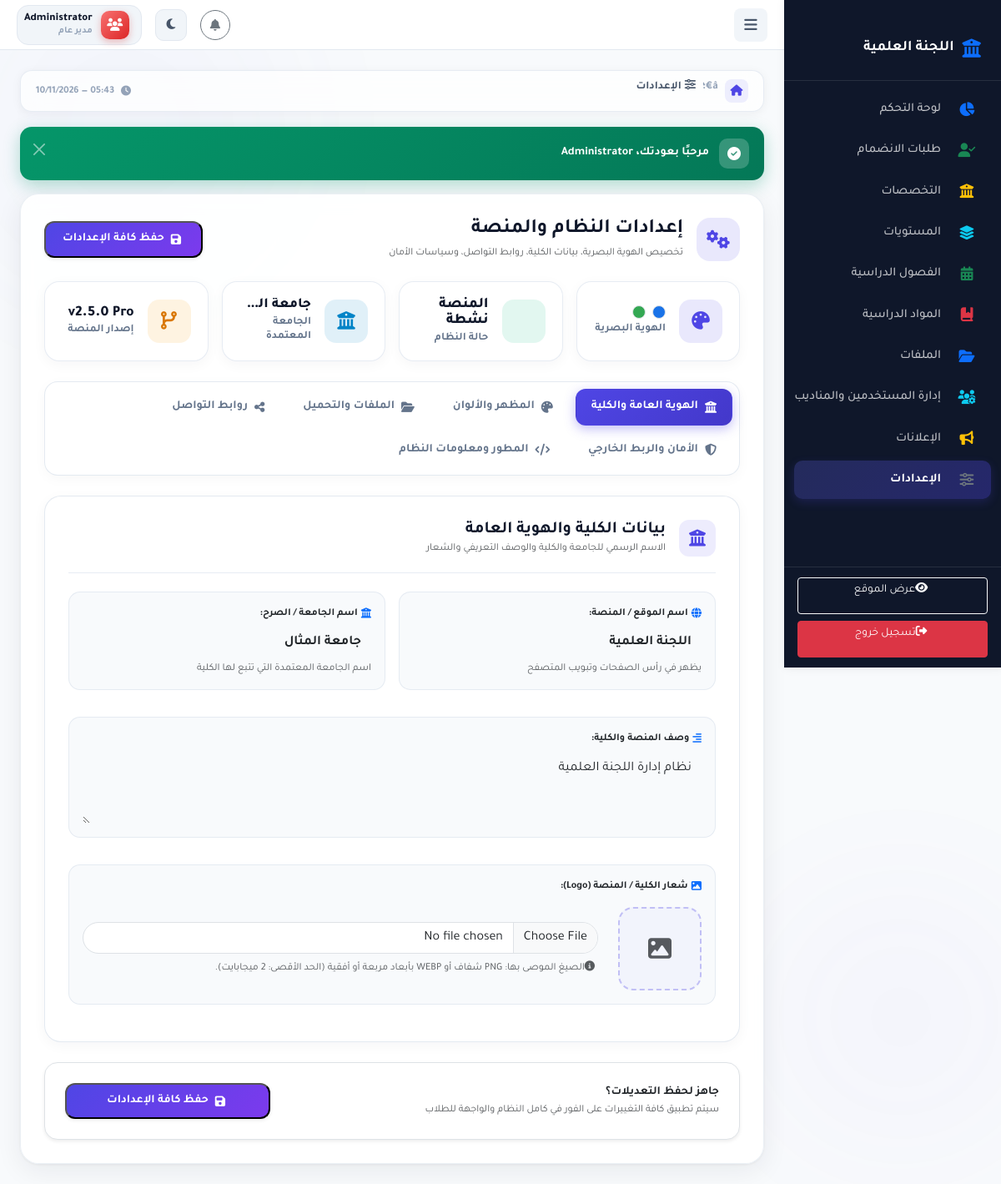
The app's page /admin/settings (signed in) with its own data.
### tables this page shows
CREATE TABLE IF NOT EXISTS settings (
    id INT PRIMARY KEY AUTO_INCREMENT,
    setting_key VARCHAR(100) UNIQUE NOT NULL,
    setting_value TEXT,
    setting_type ENUM('text', 'textarea', 'image', 'color', 'url') DEFAULT 'text',
    setting_group VARCHAR(50) DEFAULT 'general',
    is_public BOOLEAN DEFAULT FALSE,
    created_at TIMESTAMP DEFAULT CURRENT_TIMESTAMP,
    updated_at TIMESTAMP DEFAULT CURRENT_TIMESTAMP ON UPDATE CURRENT_TIMESTAMP,
    INDEX idx_key (setting_key)
);

### app/Views/admin/settings/index.php (the view, shortened to what the rows shown need)
<?php
$flatSettings = [];
foreach ($settings as $group => $items) {
    foreach ($items as $s) {
        $flatSettings[$s->setting_key] = $s;
    }
}
$univName        = $flatSettings['university_name']->setting_value ?? 'جامعة صنعاء';
$primaryColor    = $flatSettings['primary_color']->setting_value ?? '#4f46e5';
$secondaryColor  = $flatSettings['secondary_color']->setting_value ?? '#06b6d4';
$maintenanceMode = (bool)($flatSettings['maintenance_mode']->setting_value ?? 0);
?>
<div class="d-flex align-items-center justify-content-between flex-wrap gap-3 mb-4">
    <div class="d-flex align-items-center gap-3">
        <div class="majors-stat-icon icon-primary" style="width: 52px; height: 52px; border-radius: 16px; font-size: 1.4rem;">
            <i class="fas fa-sliders-h"></i>
        </div>
        <div>
            <h4 class="fw-bold mb-1" style="color:var(--dark);">إعدادات النظام والمنصة</h4>
            <p class="text-muted small mb-0">تخصيص الهوية البصرية، بيانات الكلية، روابط التواصل، وسياسات الأمان</p>
        </div>
    </div>
    <div class="d-flex align-items-center gap-2">
        <button type="submit" form="settingsMasterForm" class="majors-btn-add shadow-sm">
            <i class="fas fa-save ms-1"></i>حفظ كافة الإعدادات
        </button>
    </div>
</div>
<div class="row g-3 mb-4">
    <div class="col-6 col-lg-3">
        <div class="majors-stat-card">
            <div class="majors-stat-icon icon-primary">
                <i class="fas fa-palette"></i>
            </div>
            <div>
                <div class="d-flex align-items-center gap-2">
                    <span class="rounded-circle border" style="width: 16px; height: 16px; background: <?php echo escape($primaryColor); ?>;"></span>
                    <span class="rounded-circle border" style="width: 16px; height: 16px; background: <?php echo escape($secondaryColor); ?>;"></span>
                </div>
                <div class="majors-stat-lbl mt-1">الهوية البصرية</div>
            </div>
        </div>
    </div>
    <div class="col-6 col-lg-3">
        <div class="majors-stat-card">
            <div class="majors-stat-icon <?php echo $maintenanceMode ? 'icon-warning' : 'icon-success'; ?>">
            </div>
            <div>
                <div class="majors-stat-val" style="font-size:1.1rem;"><?php echo $maintenanceMode ? 'قيد الصيانة' : 'المنصة نشطة'; ?></div>
                <div class="majors-stat-lbl">حالة النظام</div>
            </div>
        </div>
    </div>
    <div class="col-6 col-lg-3">
        <div class="majors-stat-card">
            <div class="majors-stat-icon icon-info">
                <i class="fas fa-university"></i>
            </div>
            <div>
                <div class="majors-stat-val" style="font-size:1.05rem; white-space:nowrap; overflow:hidden; text-overflow:ellipsis; max-width:140px;" title="<?php echo escape($univName); ?>">
                </div>
                <div class="majors-stat-lbl">الجامعة المعتمدة</div>
            </div>
        </div>
    </div>
    <div class="col-6 col-lg-3">
        <div class="majors-stat-card">
            <div class="majors-stat-icon icon-warning">
                <i class="fas fa-code-branch"></i>
            </div>
            <div>
                <div class="majors-stat-val" style="font-size:1.1rem;">v2.5.0 Pro</div>
                <div class="majors-stat-lbl">إصدار المنصة</div>
            </div>
        </div>
    </div>
</div>
<div class="settings-tab-bar">
    <button type="button" class="settings-tab-btn active" data-tab="tab-general">
        <i class="fas fa-university"></i>الهوية العامة والكلية
    </button>
    <button type="button" class="settings-tab-btn" data-tab="tab-theme">
        <i class="fas fa-palette"></i>المظهر والألوان
    </button>
    <button type="button" class="settings-tab-btn" data-tab="tab-files">
        <i class="fas fa-folder-open"></i>الملفات والتحميل
    </button>
    <button type="button" class="settings-tab-btn" data-tab="tab-social">
        <i class="fas fa-share-alt"></i>روابط التواصل
    </button>
    <button type="button" class="settings-tab-btn" data-tab="tab-security">
        <i class="fas fa-shield-alt"></i>الأمان والربط الخارجي
    </button>
    <button type="button" class="settings-tab-btn" data-tab="tab-developer">
        <i class="fas fa-code"></i>المطور ومعلومات النظام
    </button>
</div>
<form id="settingsMasterForm" action="<?php echo url('/admin/settings/update'); ?>" method="POST" enctype="multipart/form-data">
    <div class="settings-tab-pane" id="tab-general">
        <div class="settings-section-card">
            <div class="settings-section-header">
                <div class="d-flex align-items-center gap-3">
                    <div class="settings-section-icon" style="background: rgba(79, 70, 229, 0.1); color: #4f46e5;">
                        <i class="fas fa-university"></i>
                    </div>
                    <div>
                        <h5 class="fw-bold mb-0">بيانات الكلية والهوية العامة</h5>
                        <small class="text-muted">الاسم الرسمي للجامعة والكلية والوصف التعريفي والشعار</small>
                    </div>
                </div>
            </div>
            <div class="row g-3">
                <?php if (isset($flatSettings['site_name'])): $s = $flatSettings['site_name']; ?>
                <div class="col-md-6">
                    <div class="settings-input-group">
                        <label class="form-label fw-bold small text-dark d-flex align-items-center gap-1">
                            <i class="fas fa-globe text-primary"></i>اسم الموقع / المنصة:
                        </label>
                        <input type="text" class="form-control border-0 shadow-none bg-transparent fw-bold"
                               name="settings[<?php echo $s->id; ?>]"
                               value="<?php echo escape($s->setting_value ?? ''); ?>"
                               placeholder="مثال: منصة كلية الحاسوب - جامعة صنعاء">
                        <small class="text-muted d-block mt-1">يظهر في رأس الصفحات وتبويب المتصفح</small>
                    </div>
                </div>
                <?php endif; ?>
                <?php if (isset($flatSettings['university_name'])): $s = $flatSettings['university_name']; ?>
                <div class="col-md-6">
                    <div class="settings-input-group">
                        <label class="form-label fw-bold small text-dark d-flex align-items-center gap-1">
                            <i class="fas fa-graduation-cap text-primary"></i>اسم الجامعة / الصرح:
                        </label>
                        <input type="text" class="form-control border-0 shadow-none bg-transparent fw-bold"
                               name="settings[<?php echo $s->id; ?>]"
                               value="<?php echo escape($s->setting_value ?? ''); ?>"
                               placeholder="مثال: جامعة صنعاء">
                        <small class="text-muted d-block mt-1">اسم الجامعة المعتمدة التي تتبع لها الكلية</small>
                    </div>
                </div>
                <?php endif; ?>
                <?php if (isset($flatSettings['site_description'])): $s = $flatSettings['site_description']; ?>
                <div class="col-12">
                    <div class="settings-input-group">
                        <label class="form-label fw-bold small text-dark d-flex align-items-center gap-1">
                            <i class="fas fa-align-right text-primary"></i>وصف المنصة والكلية:
                        </label>
                        <textarea class="form-control border-0 shadow-none bg-transparent"
                                  name="settings[<?php echo $s->id; ?>]"
                                  rows="3"
                                  placeholder="اكتب نبذة تعريفية مختصرة عن المنصة والخدمات التي تقدمها للطلاب..."><?php echo escape($s->setting_value ?? ''); ?></textarea>
                    </div>
                </div>
                <?php endif; ?>
                <?php if (isset($flatSettings['college_logo'])): $s = $flatSettings['college_logo']; ?>
                <div class="col-12">
                    <div class="settings-input-group">
                        <label class="form-label fw-bold small text-dark d-flex align-items-center gap-1 mb-3">
                            <i class="fas fa-image text-primary"></i>شعار الكلية / المنصة (Logo):
                        </label>
                        <div class="d-flex align-items-center gap-4 flex-wrap">
                            <div class="settings-logo-preview-box" id="logoPreviewContainer">
                                <?php if (!empty($s->setting_value)): ?>
                                    <img src="<?php echo asset(escape($s->setting_value)); ?>" id="logoPreviewImg" alt="شعار الكلية">
                                <?php else: ?>
                                    <i class="fas fa-image fa-2x text-muted" id="logoPlaceholderIcon"></i>
                                <?php endif; ?>
                            </div>
                            <div class="flex-grow-1">
                                <input type="file" class="form-control rounded-pill" name="settings[<?php echo $s->id; ?>]" id="logoFileInput" accept="image/*">
                                <small class="text-muted d-block mt-2">
                                    <i class="fas fa-info-circle ms-1"></i>الصيغ الموصى بها: PNG شفاف أو WEBP بأبعاد مربعة أو أفقية (الحد الأقصى: 2 ميجابايت).
                                </small>
                            </div>
                        </div>
                    </div>
                </div>
                <?php endif; ?>
            </div>
        </div>
    </div>
    <div class="d-flex align-items-center justify-content-between p-4 rounded-4 shadow-sm border bg-white mt-4">
        <div>
            <strong class="d-block text-dark">جاهز لحفظ التعديلات؟</strong>
            <small class="text-muted">سيتم تطبيق كافة التغييرات على الفور في كامل النظام والواجهة للطلاب</small>
        </div>
        <button type="submit" class="majors-btn-add px-5 shadow-sm">
            <i class="fas fa-save ms-1"></i>حفظ كافة الإعدادات
        </button>
    </div>
</form>

### app/Config/Router.php (shortened to what the rows shown need)
<?php
class Router
{
    private array $routes = [];
    public function __construct()
    {
        $routes = require __DIR__ . '/../../config/routes.php';
        foreach ($routes as $pattern => $config) {
            $this->routes[] = [
                'pattern' => $this->patternToRegex($pattern),
                'original' => $pattern,
                'config' => $config,
            ];
        }
    }
    private function patternToRegex(string $pattern): string
    {
        $regex = preg_replace('/\{(\w+)\}/', '(?P<$1>[^/]+)', $pattern);
        return '#^' . $regex . '$#';
    }
    public function dispatch(string $uri, string $method): void
    {
        $uri = parse_url($uri, PHP_URL_PATH);
        $uri = str_replace('\\', '/', $uri);
        $uri = rtrim($uri, '/') ?: '/';
        $basePath = str_replace('\\', '/', dirname($_SERVER['SCRIPT_NAME'] ?? ''));
        if ($basePath !== '/' && $basePath !== '.') {
            if (str_starts_with($uri, $basePath)) {
                $uri = substr($uri, strlen($basePath));
            } else {
                $basePathNoPublic = preg_replace('#/public$#i', '', $basePath);
                if ($basePathNoPublic !== '' && $basePathNoPublic !== '/' && str_starts_with($uri, $basePathNoPublic)) {
                    $uri = substr($uri, strlen($basePathNoPublic));
                }
            }
        }
        $uri = '/' . ltrim($uri, '/');
        foreach ($this->routes as $route) {
            if (!preg_match($route['pattern'], $uri, $matches)) {
                continue;
            }
            $params = array_filter($matches, 'is_string', ARRAY_FILTER_USE_KEY);
            $action = $route['config']['action'];
            $controller = new $controllerClass();
            if (!empty($params)) {
                $controller->$action(...array_values($params));
            } else {
                $controller->$action();
            }
            return;
        }
    }
}

### records on screen
settings: setting_value "اللجنة العلمية"
settings: setting_value "جامعة المثال"
settings: id+setting_value "نظام إدارة اللجنة العلمية"
